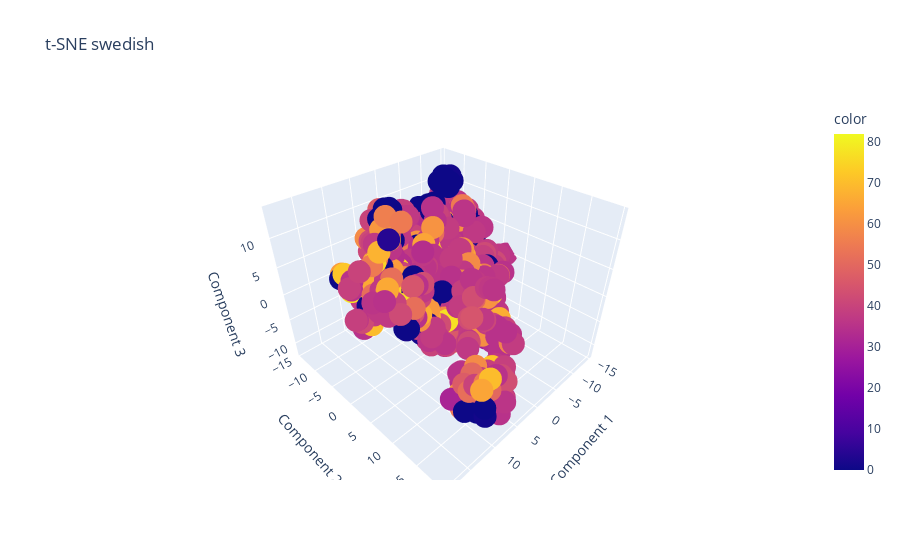
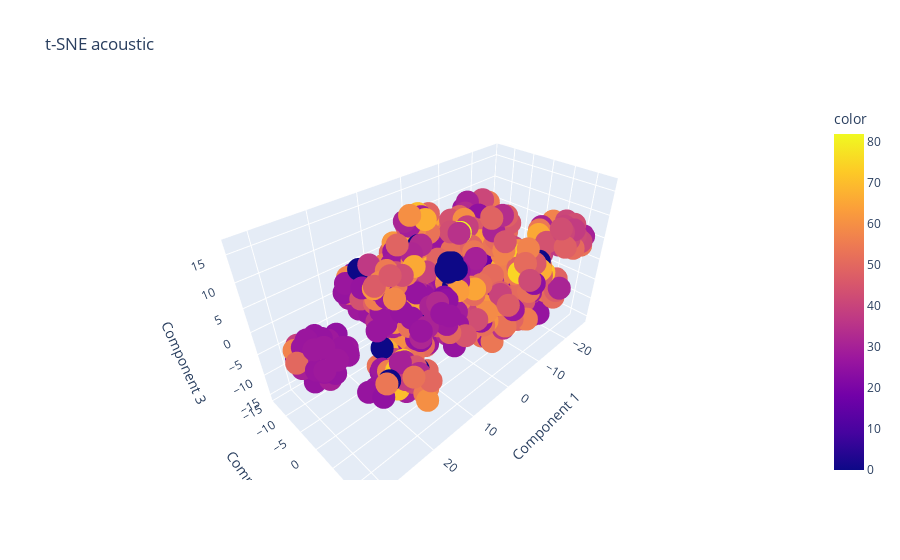
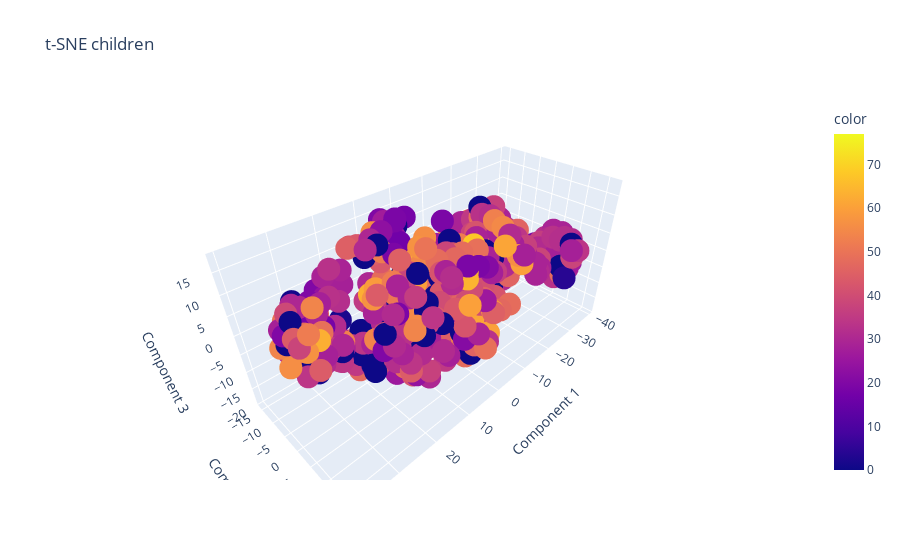

Write notebook code for charts like these, in order.
### Markdown cell above
### t-SNE

### Code cell
tsne_dict = dataloader.apply_tsne(X, n_components=3, by="track_genre")
plot_reduced_data(tsne_dict, y, 't-SNE')

### Figure 1 — Plotly figure (JSON) as saved in the notebook; plotly's stock layout.template omitted (floating-point values rounded to 4 significant figures; data arrays with more than 128 entries replaced by an {"elided": "..."} marker saying what was removed)
{"data": [{"hovertemplate": "Component 1=%{x}<br>Component 2=%{y}<br>Component 3=%{z}<br>color=%{marker.color}<extra></extra>", "legendgroup": "", "marker": {"color": {"elided": "742 int values"}, "coloraxis": "coloraxis", "symbol": "circle"}, "mode": "markers", "name": "", "scene": "scene", "showlegend": false, "type": "scatter3d", "x": {"elided": "742 float values"}, "y": {"elided": "742 float values"}, "z": {"elided": "742 float values"}}], "layout": {"coloraxis": {"colorbar": {"title": {"text": "color"}}, "colorscale": [[0, "#0d0887"], [0.1111, "#46039f"], [0.2222, "#7201a8"], [0.3333, "#9c179e"], [0.4444, "#bd3786"], [0.5556, "#d8576b"], [0.6667, "#ed7953"], [0.7778, "#fb9f3a"], [0.8889, "#fdca26"], [1, "#f0f921"]]}, "legend": {"tracegroupgap": 0}, "scene": {"domain": {"x": [0, 1], "y": [0, 1]}, "xaxis": {"title": {"text": "Component 1"}}, "yaxis": {"title": {"text": "Component 2"}}, "zaxis": {"title": {"text": "Component 3"}}}, "title": {"text": "t-SNE swedish"}}}

### Figure 2 — Plotly figure (JSON) as saved in the notebook; plotly's stock layout.template omitted (floating-point values rounded to 4 significant figures; data arrays with more than 128 entries replaced by an {"elided": "..."} marker saying what was removed)
{"data": [{"hovertemplate": "Component 1=%{x}<br>Component 2=%{y}<br>Component 3=%{z}<br>color=%{marker.color}<extra></extra>", "legendgroup": "", "marker": {"color": {"elided": "764 int values"}, "coloraxis": "coloraxis", "symbol": "circle"}, "mode": "markers", "name": "", "scene": "scene", "showlegend": false, "type": "scatter3d", "x": {"elided": "764 float values"}, "y": {"elided": "764 float values"}, "z": {"elided": "764 float values"}}], "layout": {"coloraxis": {"colorbar": {"title": {"text": "color"}}, "colorscale": [[0, "#0d0887"], [0.1111, "#46039f"], [0.2222, "#7201a8"], [0.3333, "#9c179e"], [0.4444, "#bd3786"], [0.5556, "#d8576b"], [0.6667, "#ed7953"], [0.7778, "#fb9f3a"], [0.8889, "#fdca26"], [1, "#f0f921"]]}, "legend": {"tracegroupgap": 0}, "scene": {"domain": {"x": [0, 1], "y": [0, 1]}, "xaxis": {"title": {"text": "Component 1"}}, "yaxis": {"title": {"text": "Component 2"}}, "zaxis": {"title": {"text": "Component 3"}}}, "title": {"text": "t-SNE acoustic"}}}

### Figure 3 — Plotly figure (JSON) as saved in the notebook; plotly's stock layout.template omitted (floating-point values rounded to 4 significant figures; data arrays with more than 128 entries replaced by an {"elided": "..."} marker saying what was removed)
{"data": [{"hovertemplate": "Component 1=%{x}<br>Component 2=%{y}<br>Component 3=%{z}<br>color=%{marker.color}<extra></extra>", "legendgroup": "", "marker": {"color": {"elided": "736 int values"}, "coloraxis": "coloraxis", "symbol": "circle"}, "mode": "markers", "name": "", "scene": "scene", "showlegend": false, "type": "scatter3d", "x": {"elided": "736 float values"}, "y": {"elided": "736 float values"}, "z": {"elided": "736 float values"}}], "layout": {"coloraxis": {"colorbar": {"title": {"text": "color"}}, "colorscale": [[0, "#0d0887"], [0.1111, "#46039f"], [0.2222, "#7201a8"], [0.3333, "#9c179e"], [0.4444, "#bd3786"], [0.5556, "#d8576b"], [0.6667, "#ed7953"], [0.7778, "#fb9f3a"], [0.8889, "#fdca26"], [1, "#f0f921"]]}, "legend": {"tracegroupgap": 0}, "scene": {"domain": {"x": [0, 1], "y": [0, 1]}, "xaxis": {"title": {"text": "Component 1"}}, "yaxis": {"title": {"text": "Component 2"}}, "zaxis": {"title": {"text": "Component 3"}}}, "title": {"text": "t-SNE children"}}}
